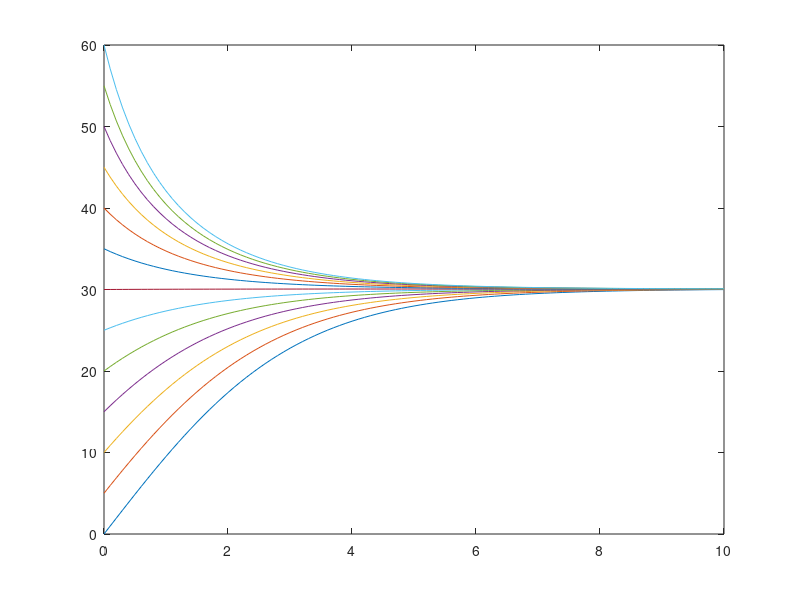
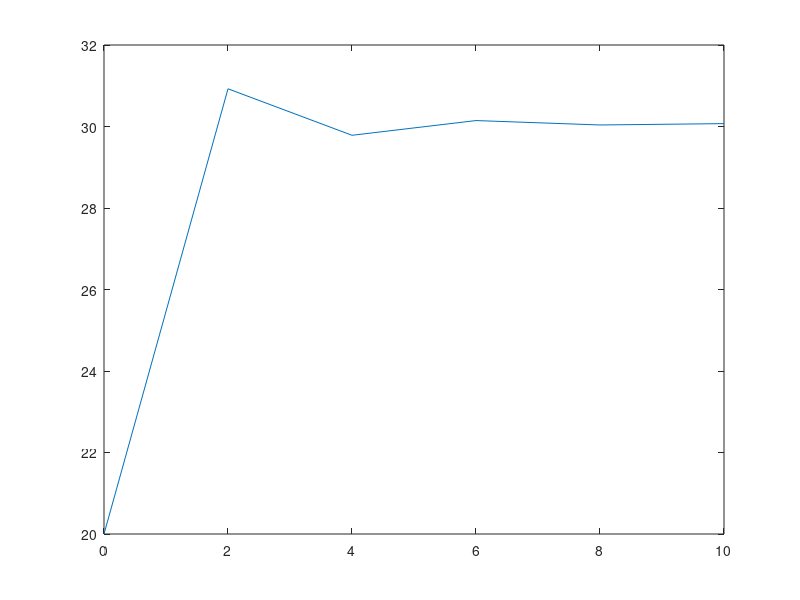

Write the MATLAB code that produced these figures, in order.
clear all

%item 1

T=[0:0.1:10];
for vo=0:5:60
n=length(T);
V=zeros(1,n);
V(1)=vo;
for i=2:n
    V(i)=V(i-1)+0.1*((-9*10^(-5)/0.0083)*(V(i-1))^2+9.8);
endfor
figure(1)
plot(T,V)
hold on
endfor

%item 2

S=[0:2:10];
k=length(S);
W=zeros(1,k);
W(1)=20;
for j=2:k
    W(j)=W(j-1)+2*((-9*10^(-5)/0.0083)*(W(j-1))^2+9.8);
endfor
figure(2)
plot(S,W)

%item 3


Zinf=sqrt(9.8*70/0.2);
Z(1)=0;
Z(2)=Z(1)+0.1*((-0.2/70)*(Z(1))^2+9.8);
m=2;
while (Zinf-Z(m))>=10^(-2)
    m=m+1;
    Z(m)=Z(m-1)+0.1*((-0.2/70)*(Z(m-1))^2+9.8);
endwhile
disp 'La velocidad lmite es'
Z(m)
disp 'El tiempo que se tarda es'
0.1*m